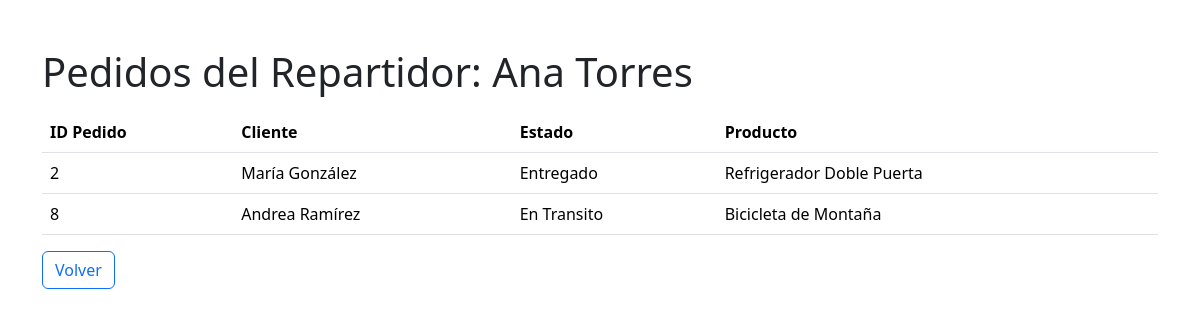
The app's page /repartidores/2/pedidos/ with its own data.
### app/models.py (models this page shows, shortened)
class Repartidor(models.Model):
    nombre = models.CharField(max_length=200)

class Pedido(models.Model):
    nombre_pedido = models.ForeignKey(Cliente, on_delete=models.PROTECT, related_name='pedidos_nombre')
    estado_pedido = models.ForeignKey(Estado, on_delete=models.PROTECT)
    repartidor_pedido = models.ForeignKey(Repartidor, on_delete=models.PROTECT)
    producto_pedido = models.ForeignKey(Producto, on_delete=models.PROTECT,  null=True, blank=True)

class Cliente(models.Model):
    nombre = models.CharField(max_length=200)
    rut = models.IntegerField()
    direccion = models.TextField()

class Estado(models.Model):
    estado = models.CharField(max_length=200)

class Producto(models.Model):
    nombre = models.CharField(max_length=200)
    precio = models.IntegerField()

### app/views.py (the view)
# urls.py: path('repartidores/<int:repartidor_id>/pedidos/', pedidos_repartidor, name='pedidos_repartidor'),
def pedidos_repartidor(request, repartidor_id):
    repartidor = get_object_or_404(Repartidor, id=repartidor_id)
    pedidos = Pedido.objects.filter(repartidor_pedido=repartidor)
    context = {
        'repartidor': repartidor,
        'pedidos': pedidos
    }
    return render(request, 'app/pedidos_repartidor.html', context)

### app/templates/app/pedidos_repartidor.html (shortened to what this page needs)
<!DOCTYPE html>
<html lang="es">
<head>
    <link href="https://cdn.jsdelivr.net/npm/bootstrap@5.3.3/dist/css/bootstrap.min.css" rel="stylesheet">
</head>
<body>
    <div class="container">
        <h1 class="mt-5 mb-3">Pedidos del Repartidor: {{ repartidor.nombre }}</h1>
        <table class="table">
            <thead>
                <tr>
                    <th>ID Pedido</th>
                    <th>Cliente</th>
                    <th>Estado</th>
                    <th>Producto</th>
                </tr>
            </thead>
            <tbody>
                {% for pedido in pedidos %}
                <tr>
                    <td>{{ pedido.id }}</td>
                    <td>{{ pedido.nombre_pedido.nombre }}</td>
                    <td>{{ pedido.estado_pedido.estado }}</td>
                    <td>
                        {% if pedido.producto_pedido %}
                            {{ pedido.producto_pedido.nombre }}
                        {% else %}
                            N/A
                        {% endif %}
                    </td>
                </tr>
                {% endfor %}
            </tbody>
        </table>
        <a href="{% url 'lista_repartidores' %}" class="btn btn-outline-primary">Volver</a>
    </div>
</body>
</html>

### records on screen
Repartidor: nombre "Ana Torres"
Pedido: id "2", nombre_pedido.nombre "María González", estado_pedido.estado "Entregado", producto_pedido.nombre "Refrigerador Doble Puerta"
Pedido: id "8", nombre_pedido.nombre "Andrea Ramírez", estado_pedido.estado "En Transito", producto_pedido.nombre "Bicicleta de Montaña"
